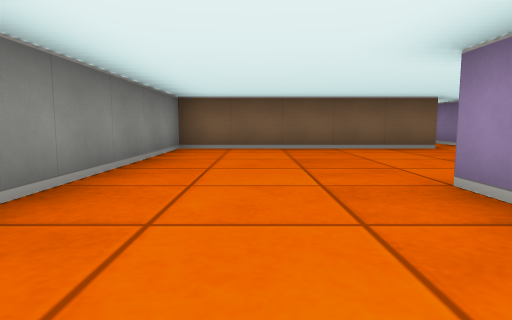
view 1 (above)

24 first-person views from a walk through a cub3D maze. The camera is about half as high as the walls, tilts 6° down and sees 75° across. The floor is counted in squares. Each view is taken from the middle of a square. On the plan, view 1 faces up. The plan holds only what a view shows up to about 9 squares ahead; the rest is blank.

view 2
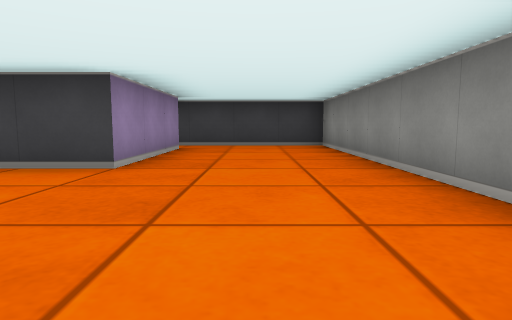

view 3
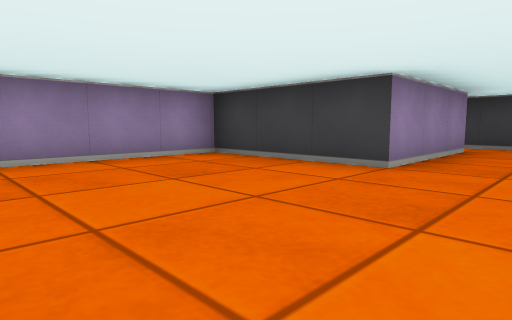

view 4
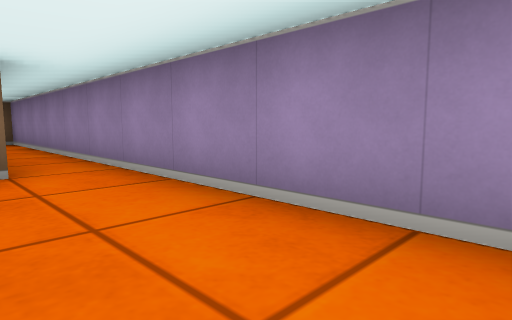

view 5
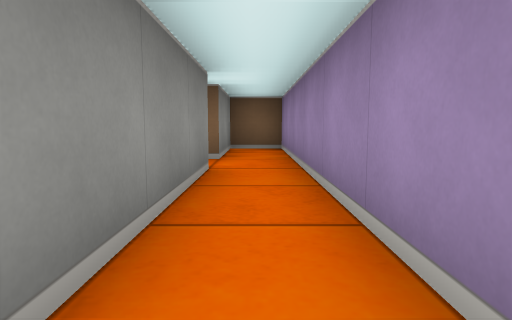

view 6
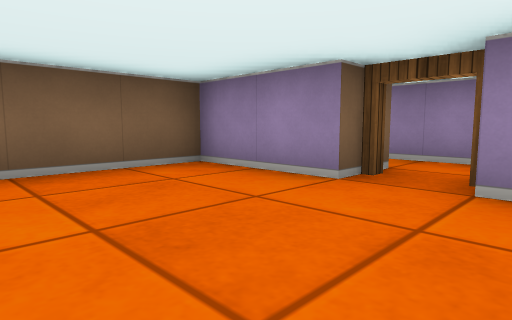

view 7
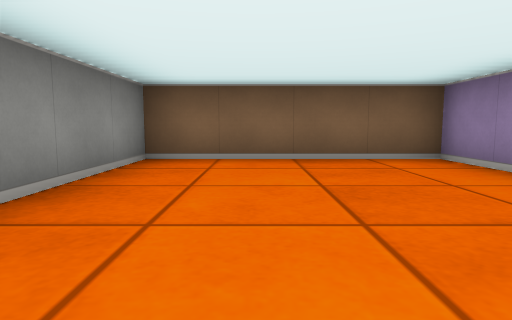

view 8
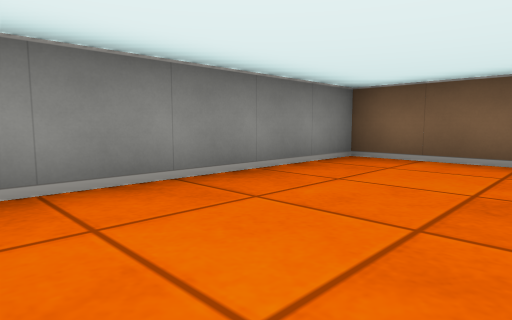

view 9
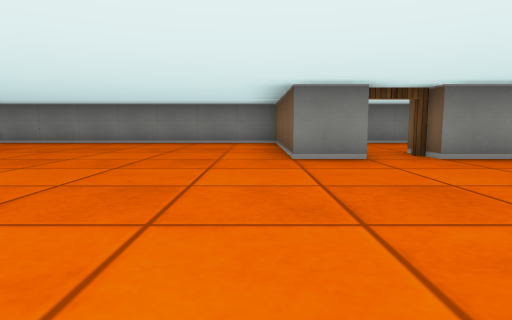

view 10
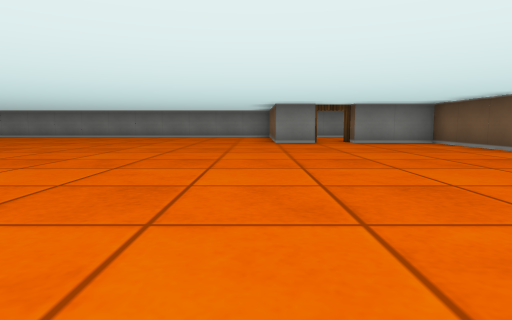

view 11
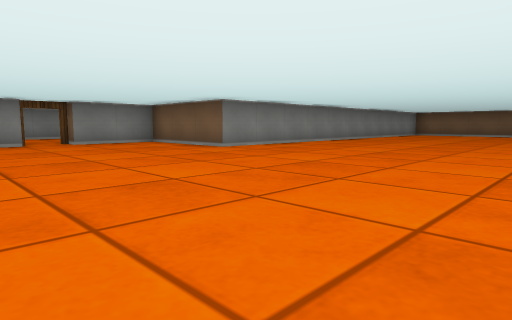

view 12
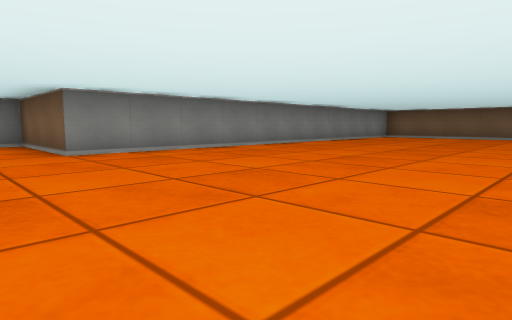

view 13
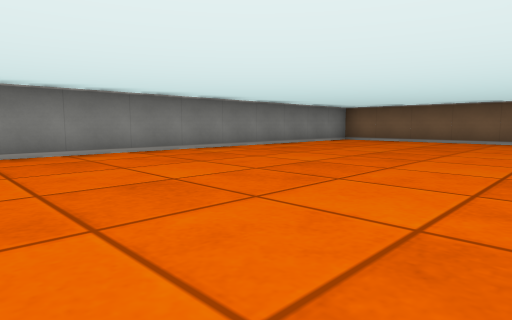

view 14
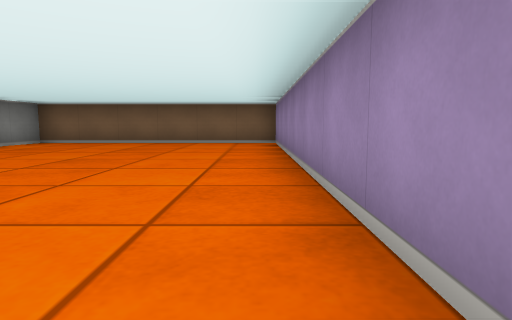

view 15
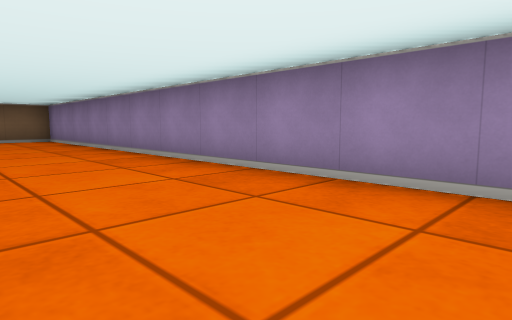

view 16
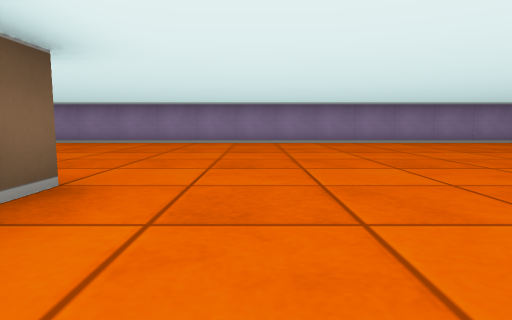

view 17
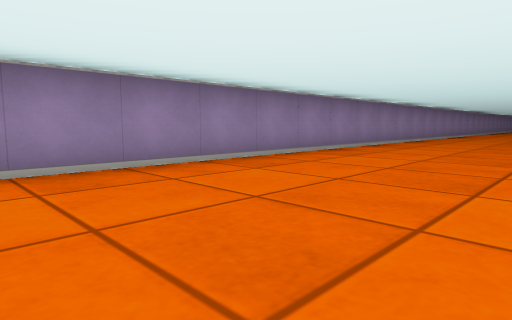

view 18
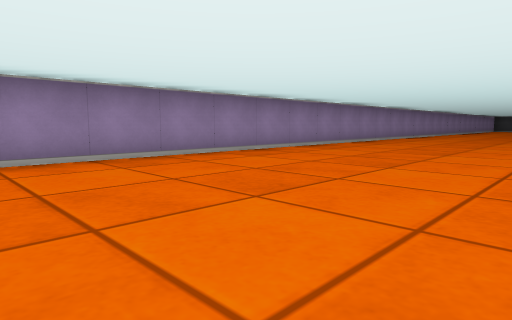

view 19
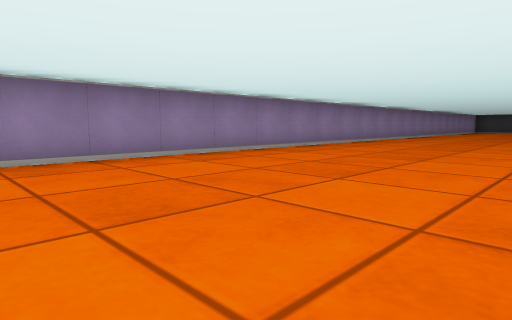

view 20
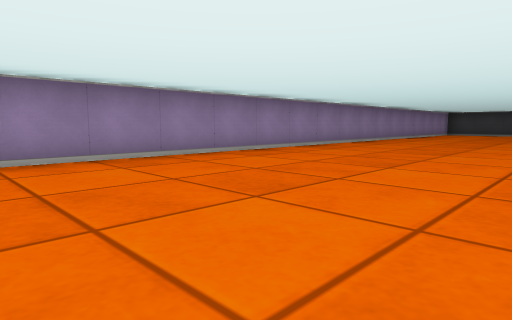

view 21
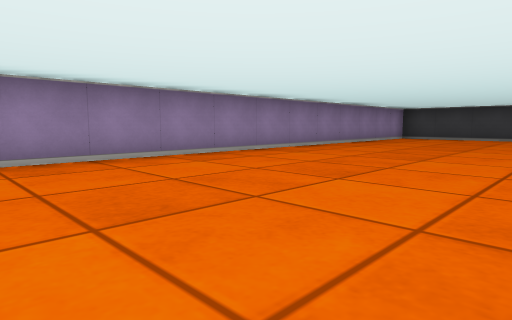

view 22
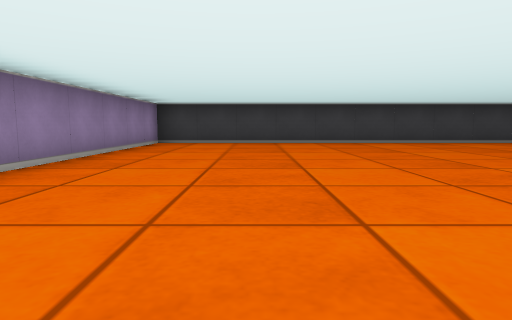

view 23
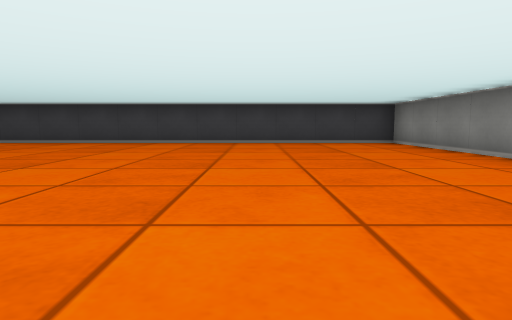

view 24
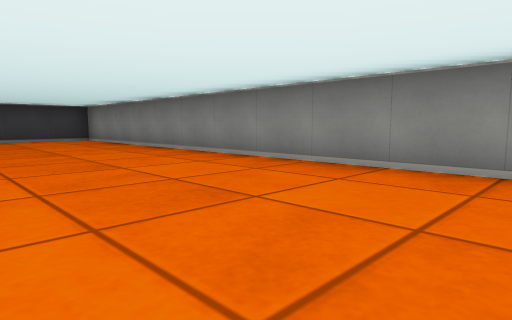

### Floor plan
Points are (right, up) in squares from view 1. A wall is a line through its corners. A room is listed if a view was taken in it or the views show most of it. See-through windows are left out.
Room 1 (views 1, 2, 3, 4, 5)
walls: (1.5, -0.5) (1.5, 2.5) (4.5, 2.5) (4.5, 12.5) (3.5, 12.5) (3.5, 10.5); (3.5, 9.5) (3.5, 6.5) (-1.5, 6.5) (-1.5, -1.5) (1.8, -1.5)
ways out: open door at (3, 10) to room 2; open door at (2, -1) to room 3
Room 2 (views 6, 7, 8)
walls: (2.5, 10.5) (2.5, 12.5) (-1.5, 12.5) (-1.5, 8.2)
ways out: open door at (3, 10) to room 1
Room 3 (views 9, 10, 11, 12, 13, 14, 15, 16, 17, 18, 19, 20, 21, 22, 23, 24)
walls: (-1.5, -24.4) (-1.5, -34.5) (11.5, -34.5) (11.5, 12.5) (5.5, 12.5) (5.5, 1.5) (2.5, 1.5) (2.5, -0.5); (2.5, -1.4) (2.5, -2.5) (-1.5, -2.5) (-1.5, -9.5)
ways out: open door at (2, -1) to room 1

Where each view was taken, in squares from view 1:
view 1: 0 up, 0 right, facing up
view 2: 6 up, 0 right, facing down
view 3: 6 up, 0 right, facing down-right
view 4: 3 up, 3 right, facing up-right
view 5: 6 up, 4 right, facing up
view 6: 9 up, 0 right, facing up-right
view 7: 8 up, 0 right, facing up
view 8: 8 up, 1 right, facing up-left
view 9: 3 down, 7 right, facing left
view 10: 3 down, 11 right, facing left
view 11: 3 down, 11 right, facing up-left
view 12: 0 up, 11 right, facing up-left
view 13: 3 up, 11 right, facing up-left
view 14: 4 up, 11 right, facing up
view 15: 2 up, 9 right, facing up-right
view 16: 0 up, 3 right, facing right
view 17: 3 down, 8 right, facing down-right
view 18: 8 down, 7 right, facing down-right
view 19: 13 down, 7 right, facing down-right
view 20: 18 down, 7 right, facing down-right
view 21: 23 down, 7 right, facing down-right
view 22: 26 down, 9 right, facing down
view 23: 26 down, 2 right, facing down
view 24: 24 down, 2 right, facing down-left
